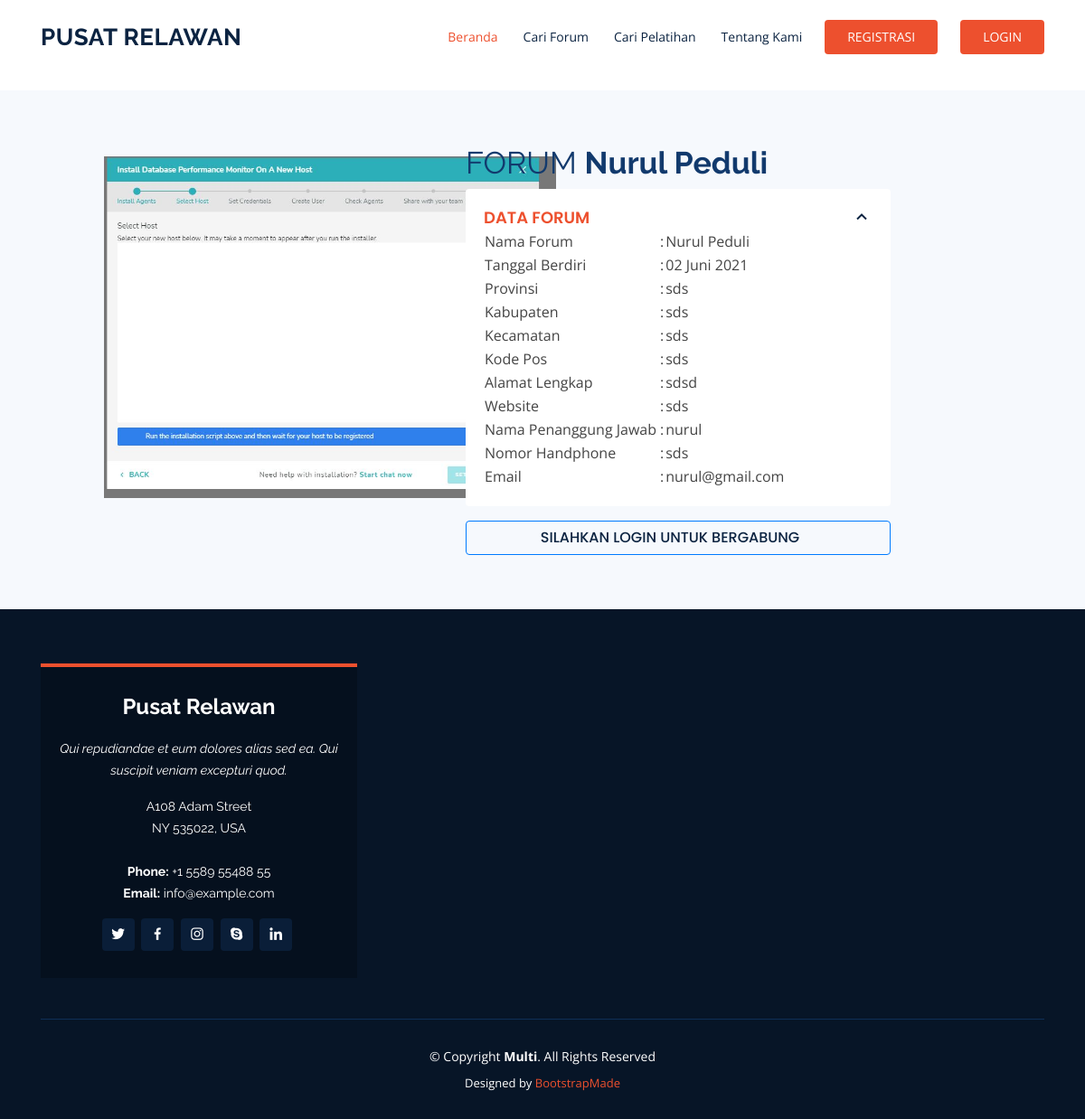
The page /forum_relawan/detail_forum?id_forum=20 on the database its author committed.
### tables this page shows
CREATE TABLE `forum` (
  `id_forum` int(11) NOT NULL,
  `id_akun` int(11) DEFAULT NULL,
  `nama_forum` varchar(255) DEFAULT NULL,
  `tanggal_berdiri` date DEFAULT NULL,
  `logo` varchar(255) DEFAULT NULL,
  `lokasi` text DEFAULT NULL,
  `provinsi` varchar(255) DEFAULT NULL,
  `kabupaten` varchar(255) DEFAULT NULL,
  `kecamatan` varchar(255) DEFAULT NULL,
  `kode_pos` char(5) DEFAULT NULL,
  `website` varchar(100) DEFAULT NULL,
  `status_pengajuan` int(11) DEFAULT 0
);

CREATE TABLE `akun` (
  `id_akun` int(11) NOT NULL,
  `nama_lengkap` varchar(255) DEFAULT NULL,
  `email` varchar(255) DEFAULT NULL,
  `password` varchar(255) DEFAULT NULL,
  `nomor_handphone` varchar(50) DEFAULT NULL,
  `foto` varchar(255) DEFAULT NULL
);

### application/controllers/forum_relawan.php (called while the page is built, shortened)
<?php
class forum_relawan extends CI_Controller {
	public function __construct()
	{
        $this->load->helper('tanggal');
		$this->load->model('model_forum_relawan', 'forum');
    }
	public function detail_forum()
	{
		$id_forum = $_GET['id_forum'];
		$data['data_forum'] = $this->forum->getForumById($id_forum);
		$this->load->view('front/forum/detail_forum', $data);
	}
}

### index.php (called while the page is built, shortened)
<?php
require_once BASEPATH.'core/CodeIgniter.php';

### application/models/model_forum_relawan.php (called while the page is built, shortened)
<?php
class model_forum_relawan extends CI_Model {
    public function getForumById($id_forum)
    {
        $this->db->from('forum a');
        $this->db->join('akun f', 'a.id_akun = f.id_akun');
        $this->db->where('a.id_forum', $id_forum);
        $query = $this->db->get();
        return $query->result();
    }
}

### application/helpers/tanggal_helper.php (called while the page is built, shortened)
<?php
function tgl_indo($tanggal){
	$bulan = array (
		1 =>   'Januari',
		'Februari',
		'Maret',
		'April',
		'Mei',
		'Juni',
		'Juli',
		'Agustus',
		'September',
		'Oktober',
		'November',
		'Desember'
	);
	$pecahkan = explode('-', $tanggal);
	return $pecahkan[2] . ' ' . $bulan[ (int)$pecahkan[1] ] . ' ' . $pecahkan[0];
}
?>

### application/views/front/forum/detail_forum.php (the view, shortened to what this page needs)
<main id="main">
  <section id="why-us" class="why-us section-bg">
    <div class="container-fluid" data-aos="fade-up">
      <div class="row">
      <div class="col-lg-4 d-flex flex-column justify-content-center align-items-stretch">
            <div class="logo-forum">
            <img width="500" src="<?= base_url('assets/images/logo_forum/'.$data_forum[0]->logo);  ?>" alt="">
            </div>
      </div>
        <div class="col-lg-7 d-flex flex-column justify-content-center align-items-stretch">
          <div class="content">
            <h3>FORUM <strong><?= $data_forum[0]->nama_forum ?></strong></h3>
          </div>
          <div class="accordion-list">
            <ul>
              <li>
                <a data-toggle="collapse" class="collapse" href="#accordion-list-1"><span>DATA FORUM</span> <i class="bx bx-chevron-down icon-show"></i><i class="bx bx-chevron-up icon-close"></i></a>
                <div id="accordion-list-1" class="collapse show" data-parent=".accordion-list">
                  <table>
                        <tr>
                          <td>Nama Forum</td>
                          <td></td>
                          <td>:</td>
                          <td><?= $data_forum[0]->nama_forum ?></td>
                        </tr>
                        <tr>
                          <td>Tanggal Berdiri</td>
                          <td></td>
                          <td>:</td>
                          <td><?= tgl_indo($data_forum[0]->tanggal_berdiri)?></td>
                        </tr>
                        <tr>
                          <td>Provinsi</td>
                          <td></td>
                          <td>:</td>
                          <td><?= $data_forum[0]->provinsi ?></td>
                        </tr>
                        <tr>
                          <td>Kabupaten</td>
                          <td></td>
                          <td>:</td>
                          <td><?= $data_forum[0]->kabupaten ?></td>
                        </tr>
                        <tr>
                          <td>Kecamatan</td>
                          <td></td>
                          <td>:</td>
                          <td><?= $data_forum[0]->kecamatan ?></td>
                        </tr>
                        <tr>
                          <td>Kode Pos</td>
                          <td></td>
                          <td>:</td>
                          <td><?= $data_forum[0]->kode_pos ?></td>
                        </tr>
                        <tr>
                          <td>Alamat Lengkap</td>
                          <td></td>
                          <td>:</td>
                          <td><?= $data_forum[0]->lokasi ?></td>
                        </tr>
                        <tr>
                          <td>Website</td>
                          <td></td>
                          <td>:</td>
                          <td><?= $data_forum[0]->website ?></td>
                        </tr>
                        <tr>
                          <td>Nama Penanggung Jawab</td>
                          <td></td>
                          <td>:</td>
                          <td><?= $data_forum[0]->nama_lengkap ?></td>
                        </tr>
                        <tr>
                          <td>Nomor Handphone</td>
                          <td></td>
                          <td>:</td>
                          <td><?= $data_forum[0]->nomor_handphone ?></td>
                        </tr>
                        <tr>
                          <td>Email</td>
                          <td></td>
                          <td>:</td>
                          <td><?= $data_forum[0]->email ?></td>
                        </tr>
                  </table>
                </div>
              </li>
            </ul>
            <?php
              if($this->session->userdata('login_relawan') == FALSE) {  ?>
                      <a class="btn btn-outline-primary" href="#" role="button">SILAHKAN LOGIN UNTUK BERGABUNG</a>
              <?php }else { ?>
                  <a class="btn btn-outline-primary" href="#" role="button" data-toggle="modal" data-target="#exampleModal">GABUNG SEKARANG</a>
              <?php } ?>
          </div>
        </div>
      </div>
    </div>
  </section>
</main>

### assets/front/css/style.css (style rules this page uses)
body { font-family: "Open Sans", sans-serif; color: #444444; }
a { color: #ed502e; }
h1, h2, h3, h4, h5, h6 { font-family: "Raleway", sans-serif; }
section { padding: 60px 0; }
.section-bg { background-color: #f6f9fd; }
.why-us { padding: 0; }
.why-us .content { padding: 60px 100px 0 100px; }
.why-us .content h3 { font-weight: 400; font-size: 34px; color: #123a6d; }
.why-us .accordion-list { padding: 0 100px 60px 100px; }
.why-us .accordion-list ul { padding: 0; list-style: none; }
.why-us .accordion-list li { padding: 20px; background: #fff; border-radius: 4px; }
.why-us .accordion-list a { display: block; position: relative; font-family: "Poppins", sans-serif; font-size: 16px; line-height: 24px; font-weight: 500; padding-right: 30px; outline: none; color: #0b2341; }
.why-us .accordion-list span { color: #ed502e; font-weight: 600; font-size: 18px; padding-right: 10px; }
.why-us .accordion-list i { font-size: 24px; position: absolute; right: 0; top: 0; }

### assets/front/css/style2.css (style rules this page uses)
.section-bg { margin-top: 100px; }

### application/views/template/head.php (style rules this page uses)
.logo-forum { margin : 50px 10px 100px 100px; }

### rows shown on the page
forum: logo (picture), nama_forum "Nurul Peduli", tanggal_berdiri "02 Juni 2021", provinsi "sds", kabupaten "sds", kecamatan "sds", kode_pos "sds", lokasi "sdsd", website "sds", id_akun.nama_lengkap "nurul", id_akun.nomor_handphone "sds", id_akun.email "nurul@gmail.com"
